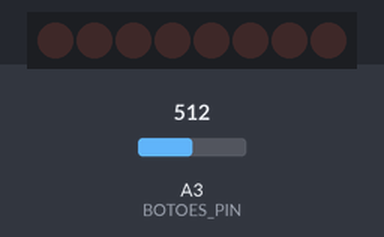
The sketch below on a simulated Arduino Uno, built with avr-gcc and run on an emulated ATmega328P. Parts: 8 shift-register outputs drawn as a row of LEDs (first output left, lit = HIGH). Wiring (inferred from the names in the program): shift register (74HC595): data pin 2; shift clock pin 4; latch pin 3. Wiring (inferred from the signals the program sends): row of LEDs: on Q0, Q1, Q2, Q3, Q4, Q5, Q6, Q7. The inputs (shaded band) are chosen by the test bench; at power-on: A3 (BOTOES_PIN) = 512.

Above: at 0.05 s.
At 0.35 s:
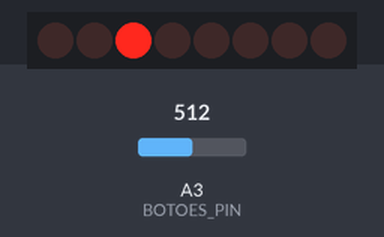
At 0.75 s:
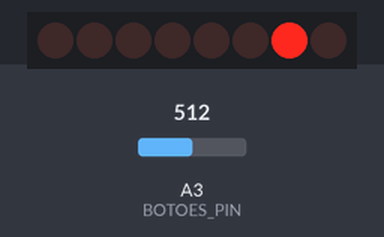
At 1.45 s:
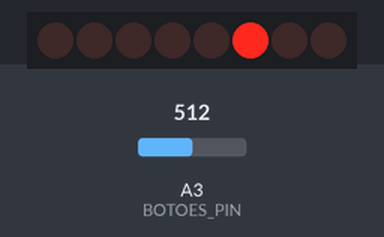
At 2.15 s:
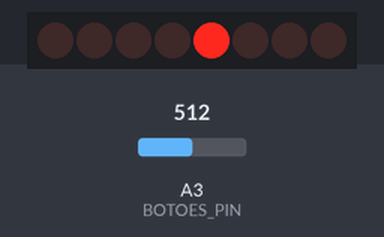
At 2.85 s:
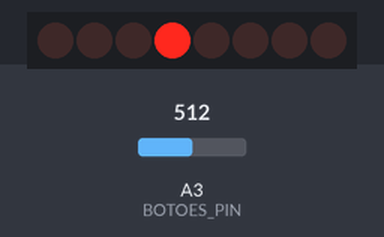
Timing chart, 0 to 3.1 s (numbered marks = the images above):
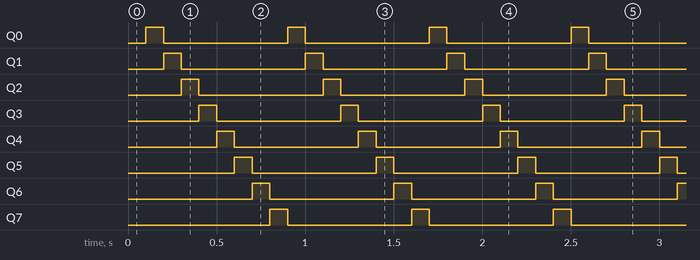

Measured:
- by itself, Q0–7: alternates HIGH for 0.10 s and LOW for 0.70 s
- by itself, everything shown: repeats every 0.80 s, in 8 steps

The sketch:

ex_05.ino
```cpp
#include <ShiftRegister74HC595.h>

#define DATA_PIN 2
#define LATCH_PIN 3
#define CLOCK_PIN 4
#define BOTOES_PIN A3

#define BOTAO_0  0
#define BOTAO_1  1
#define BOTAO_2  2
#define NAO_PRESSIONADO -1

int vbotao_0 = 680, vbotao_1=829, vbotao_2=927;

ShiftRegister74HC595 leds(1, DATA_PIN, CLOCK_PIN, LATCH_PIN);

int posicaoLed = 0;
int sentido = 1; // 1 for clockwise, -1 for counterclockwise
unsigned long tempoPassado = 0;
const long intervalo = 100; // milliseconds

void setup() {
  leds.setAllLow();
  pinMode(BOTOES_PIN, INPUT);
}

void loop() {
  unsigned long tempoAtual = millis();
  int estadoBotao = leBotao();

  if (estadoBotao == BOTAO_0) {
    sentido = 1;
  } else if (estadoBotao == BOTAO_1) {
    sentido = -1;
  }

  if (tempoAtual - tempoPassado >= intervalo) {
    tempoPassado = tempoAtual;
    leds.setAllLow();
    leds.set(posicaoLed, 1);
    posicaoLed = posicaoLed + sentido;
    if (posicaoLed < 0) {
      posicaoLed = 7;
    } else if (posicaoLed > 7) {
      posicaoLed = 0;
    }
  }
}

int leBotao() {
  int dado = analogRead(BOTOES_PIN);

  if(dado >= (vbotao_0 - 10) && dado <= (vbotao_0 + 10)){
    return BOTAO_0;
  } else if(dado >= (vbotao_1 - 10) && dado <= (vbotao_1 + 10)){
    return BOTAO_1;
  } else if(dado >= (vbotao_2 - 10) && dado <= (vbotao_2 + 10)){
    return BOTAO_2;
  } else {
    return NAO_PRESSIONADO;
  }
}
```
